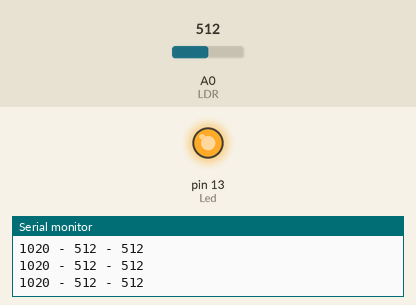
The sketch below on a simulated Arduino Uno, built with avr-gcc and run on an emulated ATmega328P. Shown: output pins drawn as LEDs (lit = HIGH), the last lines printed to the serial monitor. The inputs (shaded band) are chosen by the test bench; at power-on: A0 (LDR) = 512. EEPROM starts erased.

Above: at 1.2 s.
1.3 s: A0 (LDR) set to 748
4.3 s: A0 (LDR) set to 783
At 5.5 s:
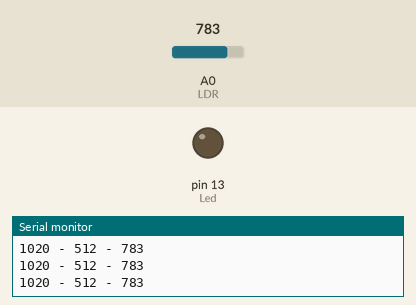
5.8 s: A0 (LDR) set to 716
At 6.8 s:
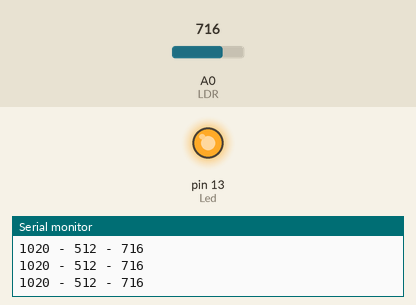
8.8 s: A0 (LDR) set to 900
At 10.1 s:
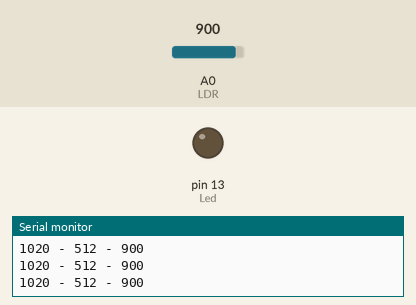
Timing chart, 0 to 11.8 s (numbered marks = the images above; inputs shaded):
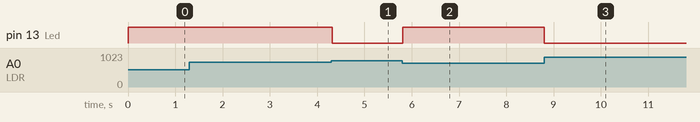

Measured:
- the behaviour switches between 766 and 767 on A0 (LDR) (found by bisection; images 0 and 1)
- after the input at 4.3 s, pin 13 (Led): HIGH → LOW at once
- after the input at 5.8 s, pin 13 (Led): LOW → HIGH at once
- after the input at 8.8 s, pin 13 (Led): HIGH → LOW at once

The sketch:

Usando_LDR.ino
```cpp
// Creado ChepeCarlos de ALSW
// Tutorial Completo en https://nocheprogramacion.com
// Canal Youtube https://youtube.com/alswnet?sub_confirmation=1

int Led = 13;
int LDR = A0;
int Max, Min;

#include <EEPROM.h>

void setup() {
  pinMode(Led, OUTPUT);
  pinMode(LDR, INPUT);
  Serial.begin(9600);
  Max = EEPROM.read(1)*4;
  Min = EEPROM.read(2)*4;
}

void loop() {
  Serial.print(Max);
  Serial.print(" - ");
  Serial.print(Min);
  Serial.print(" - ");
  Serial.println(analogRead(LDR));

  int ValorActual = analogRead(LDR);

  if (ValorActual <= (Max + Min ) / 2) {
    digitalWrite(Led, 1);
  }
  else {
    digitalWrite(Led, 0);
  }


  if (Max < ValorActual) {
    Max = ValorActual;
    EEPROM.write(1, Max / 4);
  }

  if (Min > ValorActual) {
    Min = ValorActual;
    EEPROM.write(2, Min / 4);
  }
}
```
